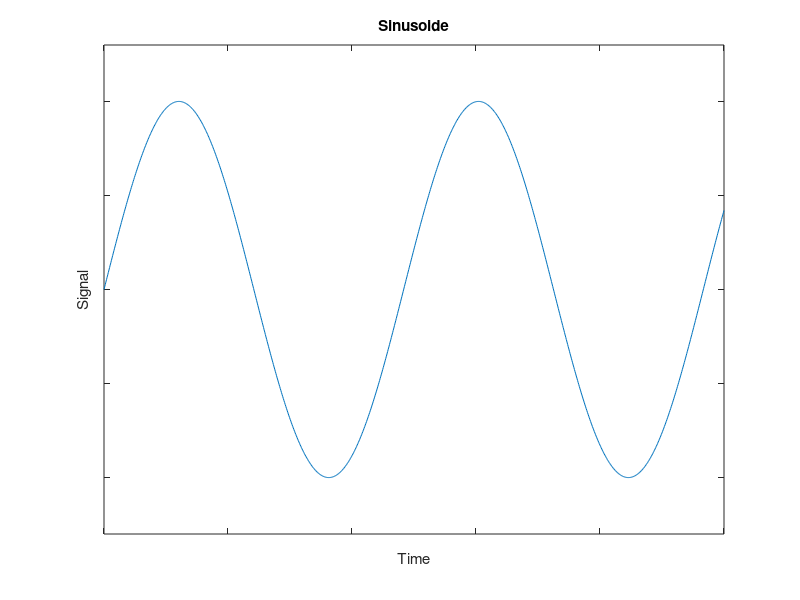

The MATLAB script that drew this image:
t=linspace(0,10,1000);
s=sin(1.3*t);

figure('Position',[100 100 700 300])
plot(t,s)
title('Sinusoide')
axis nolabel
axis([0 10 -1.3 1.3])
xlabel('Time')
ylabel('Signal')
waitforbuttonpress ()
print(1,strcat("../images/",mfilename(),".pdf"),"-dpdf","-S800,200")